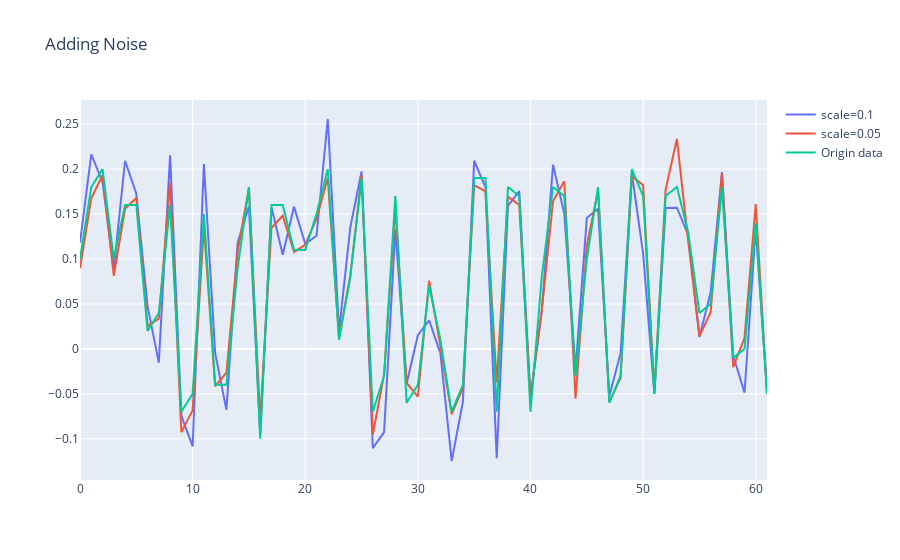

Notebook cell for this chart:
### Code cell
Y_aug, X_aug = tsaug.AddNoise(scale=0.1).augment(Y, X)
Y_aug2, X_aug2 = tsaug.AddNoise(scale=0.05).augment(Y, X)
draw_plot_px2('Adding Noise', X_aug, Y_aug, 'scale=0.1', X_aug2, Y_aug2,'scale=0.05')
